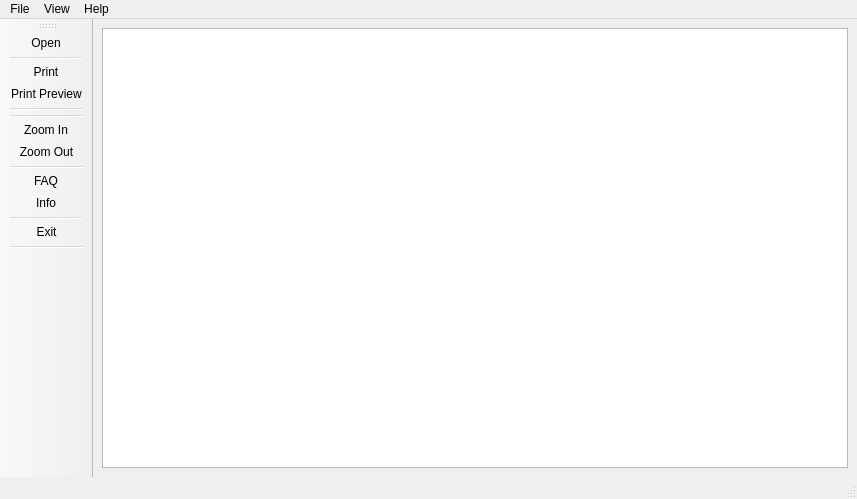
<?xml version="1.0" encoding="UTF-8"?>
<ui version="4.0">
 <class>MainWindow</class>
 <widget class="QMainWindow" name="MainWindow">
  <property name="geometry">
   <rect>
    <x>0</x>
    <y>0</y>
    <width>857</width>
    <height>499</height>
   </rect>
  </property>
  <property name="windowTitle">
   <string>MainWindow</string>
  </property>
  <widget class="QWidget" name="centralwidget">
   <layout class="QHBoxLayout" name="horizontalLayout">
    <item>
     <widget class="QTextBrowser" name="textBrowser"/>
    </item>
   </layout>
  </widget>
  <widget class="QMenuBar" name="menubar">
   <property name="geometry">
    <rect>
     <x>0</x>
     <y>0</y>
     <width>857</width>
     <height>25</height>
    </rect>
   </property>
   <widget class="QMenu" name="menuFile">
    <property name="title">
     <string>File</string>
    </property>
    <addaction name="actionOpen"/>
    <addaction name="separator"/>
    <addaction name="actionPrint"/>
    <addaction name="actionPrint_Preview"/>
    <addaction name="separator"/>
    <addaction name="actionExit"/>
   </widget>
   <widget class="QMenu" name="menuView">
    <property name="title">
     <string>View</string>
    </property>
    <addaction name="actionZoom_In"/>
    <addaction name="actionZoom_Out"/>
   </widget>
   <widget class="QMenu" name="menuAbout">
    <property name="title">
     <string>Help</string>
    </property>
    <addaction name="actionFAQ"/>
    <addaction name="actionInfo"/>
   </widget>
   <addaction name="menuFile"/>
   <addaction name="menuView"/>
   <addaction name="menuAbout"/>
  </widget>
  <widget class="QStatusBar" name="statusbar"/>
  <widget class="QToolBar" name="toolBar">
   <property name="windowTitle">
    <string>toolBar</string>
   </property>
   <attribute name="toolBarArea">
    <enum>LeftToolBarArea</enum>
   </attribute>
   <attribute name="toolBarBreak">
    <bool>false</bool>
   </attribute>
   <addaction name="actionOpen"/>
   <addaction name="separator"/>
   <addaction name="actionPrint"/>
   <addaction name="actionPrint_Preview"/>
   <addaction name="separator"/>
   <addaction name="separator"/>
   <addaction name="actionZoom_In"/>
   <addaction name="actionZoom_Out"/>
   <addaction name="separator"/>
   <addaction name="actionFAQ"/>
   <addaction name="actionInfo"/>
   <addaction name="separator"/>
   <addaction name="actionExit"/>
   <addaction name="separator"/>
  </widget>
  <action name="actionOpen">
   <property name="icon">
    <iconset resource="resources.qrc">
     <normaloff>:/images/images/icons8-opened-folder-64.png</normaloff>:/images/images/icons8-opened-folder-64.png</iconset>
   </property>
   <property name="text">
    <string>Open</string>
   </property>
  </action>
  <action name="actionPrint">
   <property name="icon">
    <iconset resource="resources.qrc">
     <normaloff>:/images/images/icons8-print-64.png</normaloff>:/images/images/icons8-print-64.png</iconset>
   </property>
   <property name="text">
    <string>Print</string>
   </property>
  </action>
  <action name="actionPrint_Preview">
   <property name="icon">
    <iconset resource="resources.qrc">
     <normaloff>:/images/images/print-preview-64.png</normaloff>:/images/images/print-preview-64.png</iconset>
   </property>
   <property name="text">
    <string>Print Preview</string>
   </property>
  </action>
  <action name="actionExit">
   <property name="icon">
    <iconset resource="resources.qrc">
     <normaloff>:/images/images/icons8-exit-64.png</normaloff>:/images/images/icons8-exit-64.png</iconset>
   </property>
   <property name="text">
    <string>Exit</string>
   </property>
  </action>
  <action name="actionZoom_In">
   <property name="icon">
    <iconset resource="resources.qrc">
     <normaloff>:/images/images/zoom-in--v2.png</normaloff>:/images/images/zoom-in--v2.png</iconset>
   </property>
   <property name="text">
    <string>Zoom In</string>
   </property>
  </action>
  <action name="actionZoom_Out">
   <property name="icon">
    <iconset resource="resources.qrc">
     <normaloff>:/images/images/zoom-out.png</normaloff>:/images/images/zoom-out.png</iconset>
   </property>
   <property name="text">
    <string>Zoom Out</string>
   </property>
  </action>
  <action name="actionHTML">
   <property name="icon">
    <iconset resource="resources.qrc">
     <normaloff>:/images/images/icons8-html-64.png</normaloff>:/images/images/icons8-html-64.png</iconset>
   </property>
   <property name="text">
    <string>HTML</string>
   </property>
  </action>
  <action name="actionMarkdown">
   <property name="icon">
    <iconset resource="resources.qrc">
     <normaloff>:/images/images/icons8-markdown-64.png</normaloff>:/images/images/icons8-markdown-64.png</iconset>
   </property>
   <property name="text">
    <string>Markdown</string>
   </property>
  </action>
  <action name="actionFAQ">
   <property name="icon">
    <iconset resource="resources.qrc">
     <normaloff>:/images/images/icons8-faq-64.png</normaloff>:/images/images/icons8-faq-64.png</iconset>
   </property>
   <property name="text">
    <string>FAQ</string>
   </property>
  </action>
  <action name="actionInfo">
   <property name="icon">
    <iconset resource="resources.qrc">
     <normaloff>:/images/images/icons8-info-64.png</normaloff>:/images/images/icons8-info-64.png</iconset>
   </property>
   <property name="text">
    <string>Info</string>
   </property>
  </action>
 </widget>
 <resources>
  <include location="resources.qrc"/>
 </resources>
 <connections/>
</ui>
